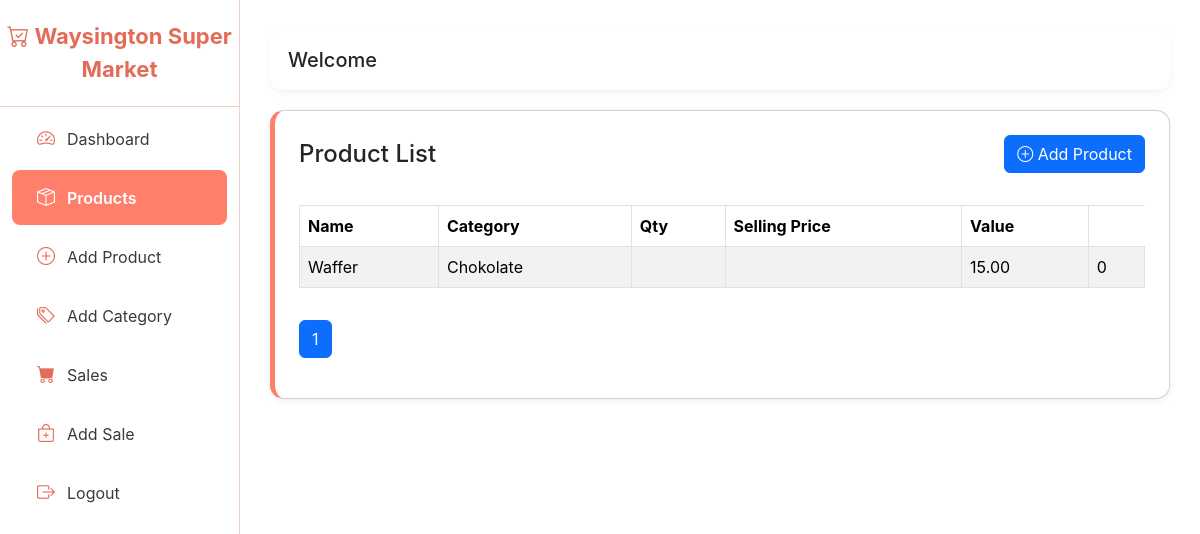
The page /myapp/products/ (signed in) on the database as committed earlier.
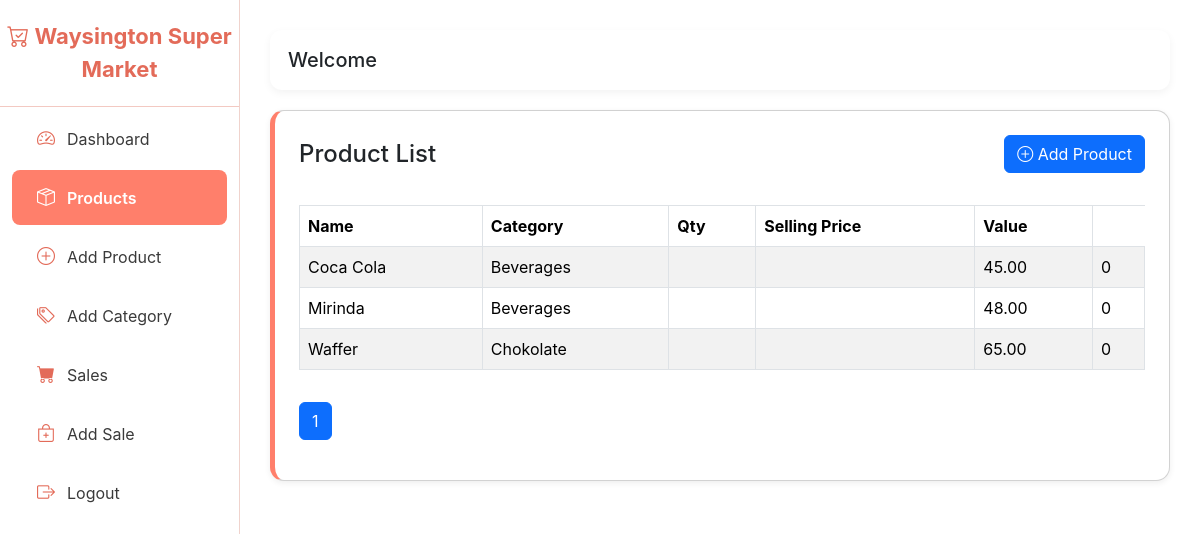
The same page on the database as committed later.
### myapp/models.py (models this page shows, shortened)
class Product(models.Model):
    name = models.CharField(max_length=200)
    category = models.ForeignKey(Category, on_delete=models.SET_NULL, null=True)
    barcode = models.CharField(max_length=100, blank=True, null=True)
    selling_price = models.DecimalField(max_digits=10, decimal_places=2)  # retail price
    created_at = models.DateTimeField(auto_now_add=True)

class Category(models.Model):
    name = models.CharField(max_length=100, unique=True)
    description = models.TextField(blank=True, null=True)
    def __str__(self):
        return self.name

### myapp/views.py (the view)
# urls.py: path('products/', views.product_list, name='products'),
@login_required
def product_list(request):
    search = request.GET.get('search', '').strip()
    category = request.GET.get('category')
    products = Product.objects.all().order_by('name')
    if search:
        products = products.filter(Q(name__icontains=search) | Q(barcode__icontains=search))
    if category:
        products = products.filter(category_id=category)
    paginator = Paginator(products, 10)  # 10 products per page
    page_number = request.GET.get("page")
    page_obj = paginator.get_page(page_number)
    categories = Category.objects.all()
    context = {
        'page_obj': page_obj,
        'categories': categories,
        'values': request.GET,  # preserve filter values in template
    }
    return render(request, 'products.html', context)

### myapp/templatetags/mul.py (called while the page is built)
@register.filter
def mul(value, arg):
    try:
        return float(value) * float(arg)
    except:
        return 0

### template/products.html (shortened to what this page needs)
{% extends 'base.html' %}
{% block content %}
{% load mul %}
<div class="card card-simple p-4">
    <div class="d-flex justify-content-between align-items-center mb-3">
        <h4 class="m-0">Product List</h4>
        <a href="{% url 'add_product' %}" class="btn btn-primary">
            <i class="bi bi-plus-circle"></i> Add Product
        </a>
    </div>
    <table class="table table-striped table-bordered mt-3">
        <thead>
            <tr>
                <th>Name</th>
                <th>Category</th>
                <th>Qty</th>
                <th>Selling Price</th>
                <th>Value</th>
            </tr>
        </thead>
        <tbody>
            {% for p in page_obj %}
            <tr class="{% if p.is_expired %}table-danger{% elif p.quantity < 5 %}table-warning{% endif %}">
                <td>{{ p.name }}</td>
                <td>{{ p.category }}</td>
                <td>{{ p.quantity }}</td>
                <td>{{ p.buying_price }}</td>
                <td>{{ p.selling_price }}</td>
                <td>{{ p.quantity|mul:p.selling_price }}</td>
            </tr>
            {% endfor %}
        </tbody>
    </table>
    <nav>
        <ul class="pagination mt-3">
            {% for num in page_obj.paginator.page_range %}
                <li class="page-item {% if page_obj.number == num %}active{% endif %}">
                    <a class="page-link" href="?page={{ num }}">{{ num }}</a>
                </li>
            {% endfor %}
        </ul>
    </nav>
</div>
{% endblock %}

Rows that differ between the two databases and show on the page:
added Product: name "Coca Cola", category "Beverages", selling_price "45.00", quantity|mul "0"
added Product: name "Mirinda", category "Beverages", selling_price "48.00", quantity|mul "0"
changed Product "Waffer": selling_price "15.00" → "65.00"
